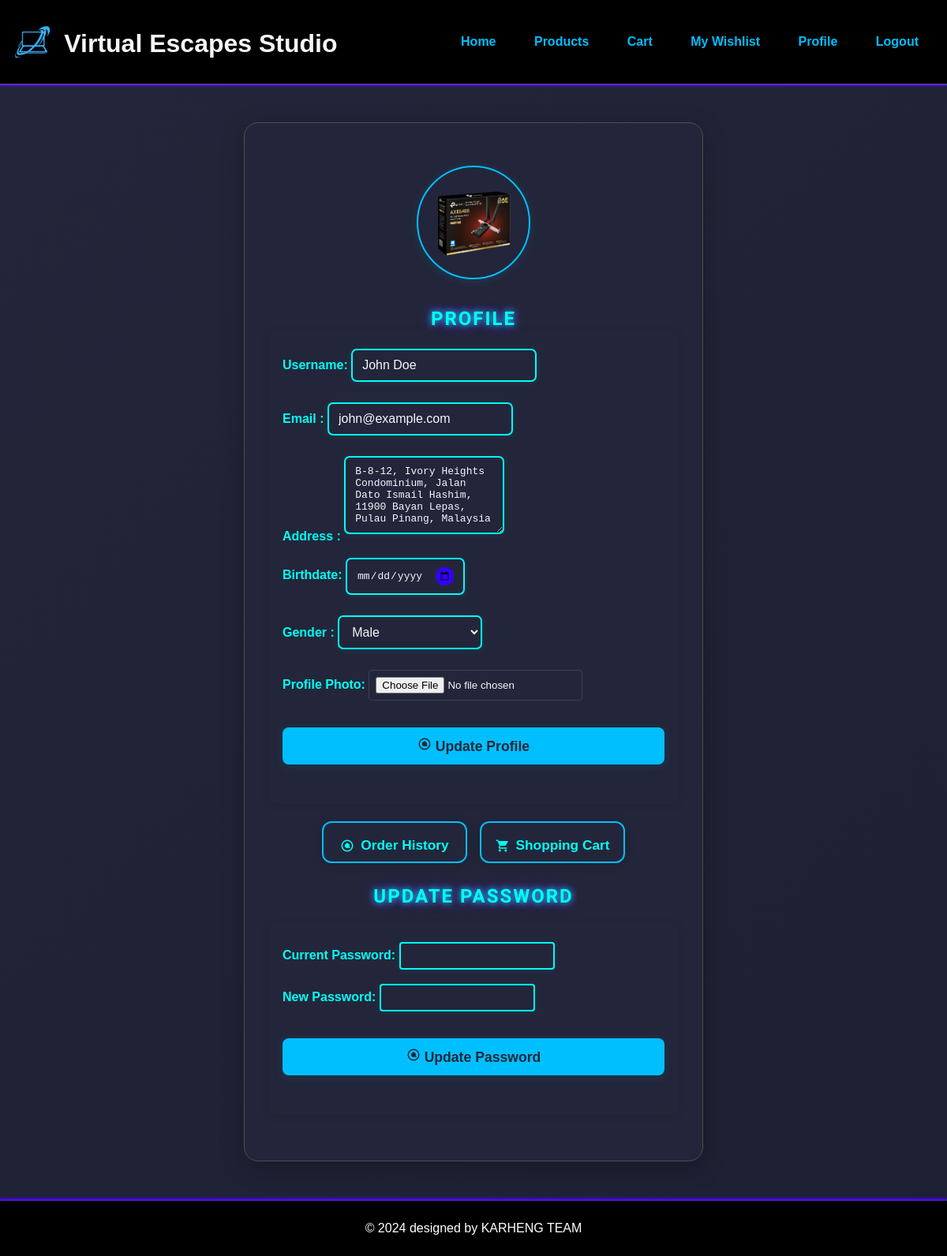
Screenshot of /member/profile.php (signed in) with the database file from the repository.
### tables this page shows
CREATE TABLE `user` (
  `User_ID` char(6) NOT NULL,
  `Username` varchar(100) NOT NULL,
  `Gender` varchar(10) DEFAULT NULL,
  `Password` varchar(255) NOT NULL,
  `Birthday` date DEFAULT NULL,
  `Register_Date` datetime NOT NULL,
  `Email` varchar(100) NOT NULL,
  `Address` varchar(255) NOT NULL,
  `Status` varchar(20) NOT NULL DEFAULT 'Active'
);

### base.php (called while the page is built, shortened)
<?php
function getUserById($conn, $user_id) {
    $stmt = $conn->prepare("SELECT * FROM User WHERE User_ID = ?");
    $stmt->execute([$user_id]);
    return $stmt->fetch(PDO::FETCH_ASSOC);
}
?>

### member/profile.php (the view, shortened to what this page needs)
<?php
require_once '../includes/header.php';
require_once '../db.php';
require_once '../base.php';
?>
<?php
$user_id = $_SESSION['user_id'];
$user = getUserById($conn, $user_id);
?>
<div class="profile-container">
    <div class="profile-section">
        <div class="profile-main-info">
            <div class="profile-photo-preview">
                <?php
$profile_img = "../images/profiles/" . $user_id . ".jpg";
?>
<img src="<?= htmlspecialchars($profile_img) ?>" alt="Profile Photo" width="120" height="120">
            </div>
            <h2 class="profile-section-title" style="margin-bottom: 0;">Profile</h2>
        </div>
        <form class="profile-form" method="POST" action="profile.php" enctype="multipart/form-data">
            <div class="profile-input-group">
                <label for="username">Username:</label>
                <input type="text" name="username" value="<?php echo isset($user['Username']) ? htmlspecialchars($user['Username']) : ''; ?>" required>
            </div>
            <div class="profile-input-group">
                <label for="email">Email    :</label>
                <input type="email" name="email" value="<?php echo isset($user['Email']) ? htmlspecialchars($user['Email']) : ''; ?>" required>
            </div>
            <div class="profile-input-group">
                <label for="address">Address  :</label>
                <textarea name="address" rows="5" required><?php echo isset($user['Address']) ? htmlspecialchars($user['Address']) : ''; ?></textarea>
            </div>
            <div class="profile-input-group">
                <label for="birthdate">Birthdate:</label>
                <input type="date" name="birthdate" id="birthdate" value="<?php echo isset($user['Birthdate']) ? htmlspecialchars($user['Birthdate']) : ''; ?>">
            </div>
            <div class="profile-input-group">
                <label for="gender">Gender   :</label>
                <select name="gender" required>
                    <option value="Male" <?php echo isset($user['Gender']) && $user['Gender'] == 'Male' ? 'selected' : ''; ?>>Male</option>
                </select>
            </div>
            <div class="profile-input-group">
                <label for="profile_photo">Profile Photo:</label>
                <input type="file" name="profile_photo" accept="image/*">
            </div>
            <div class="profile-btn-row">
                <button type="submit" name="update_profile" class="profile-main-action-btn">
                    <svg xmlns="http://www.w3.org/2000/svg" width="18" height="18" fill="none" viewBox="0 0 24 24"><path fill="#23263a" d="M12 8a4 4 0 100 8 4 4 0 000-8zm0-6a10 10 0 100 20 10 10 0 000-20zm0 18a8 8 0 110-16 8 8 0 010 16zm1-13h-2v6l5.25 3.15 1-1.65-4.25-2.5V7z"/></svg>
                    <span>Update Profile</span>
                </button>
            </div>
        </form>
    </div>
    <div class="profile-btn-row" style="margin-bottom: 28px; display: flex; gap: 16px;">
        <div class="profile-btn-box">
            <a href="../mem_order/order_history.php" class="profile-link-btn">
                <svg xmlns="http://www.w3.org/2000/svg" width="18" height="18" fill="none" viewBox="0 0 24 24" style="vertical-align: middle;"><path fill="#00fff7" d="M12 8a4 4 0 100 8 4 4 0 000-8zm0-6a10 10 0 100 20 10 10 0 000-20zm0 18a8 8 0 110-16 8 8 0 010 16zm1-13h-2v6l5.25 3.15 1-1.65-4.25-2.5V7z"/></svg>
                <span>Order History</span>
            </a>
        </div>
        <div class="profile-btn-box">
            <a href="../mem_order/cart.php" class="profile-link-btn">
                <span>Shopping Cart</span>
            </a>
        </div>
    </div>
    <div class="profile-section">
        <h2 class="profile-section-title">Update Password</h2>
        <form class="profile-form" method="POST" action="profile.php">
            <div class="profile-input-group">
                <label for="current_password">Current Password:</label>
                <input type="password" name="current_password" required>
            </div>
            <div class="profile-input-group">
                <label for="new_password">New Password:</label>
                <input type="password" name="new_password" required>
            </div>
            <div class="profile-btn-row">
                <button type="submit" name="update_password" class="profile-main-action-btn">
                    <svg xmlns="http://www.w3.org/2000/svg" width="18" height="18" fill="none" viewBox="0 0 24 24"><path fill="#23263a" d="M12 8a4 4 0 100 8 4 4 0 000-8zm0-6a10 10 0 100 20 10 10 0 000-20zm0 18a8 8 0 110-16 8 8 0 010 16zm1-13h-2v6l5.25 3.15 1-1.65-4.25-2.5V7z"/></svg>
                    <span>Update Password</span>
                </button>
            </div>
        </form>
    </div>
</div>
<?php
require_once '../includes/footer.php';
?>

### rows the page displays
user: username "John Doe", email "john@example.com", address "B-8-12, Ivory Heights Condominium, Jalan Dato Ismail Hashim, 11900 Bayan Lepas, Pulau Pinang, Malaysia", gender "Male"
